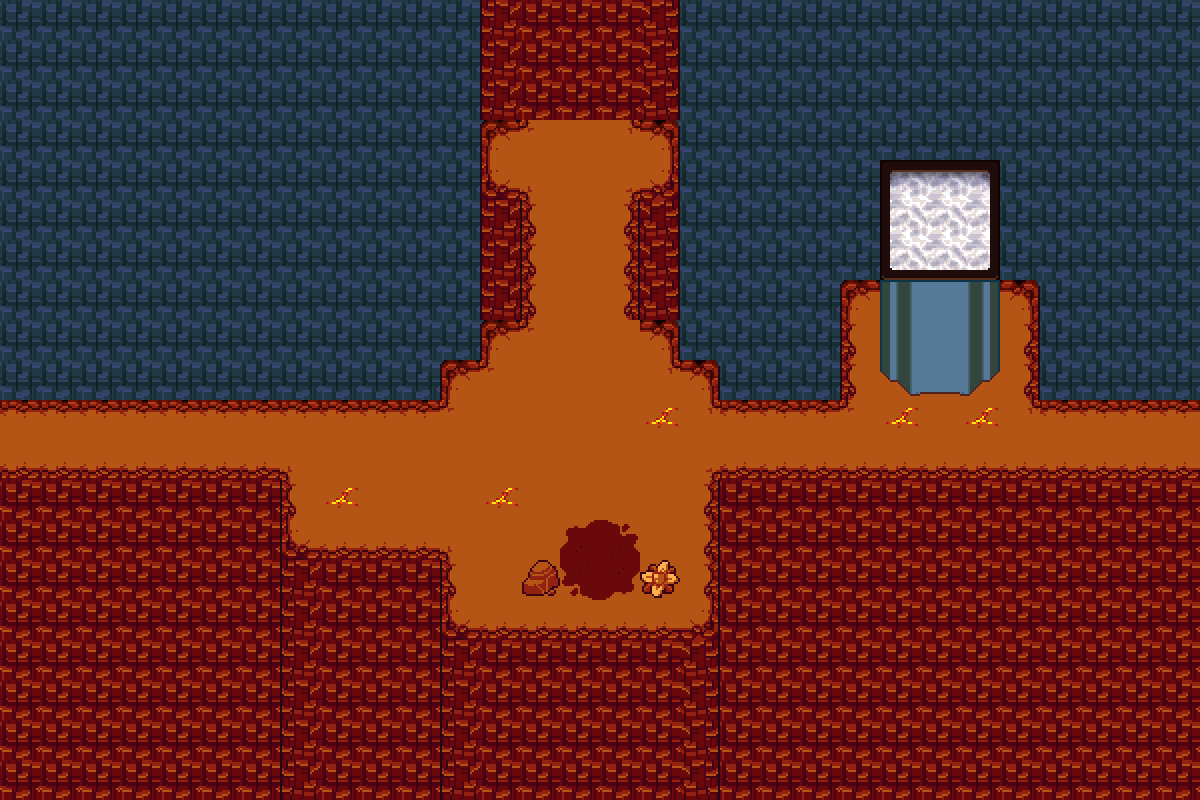

A 2D game scene composited from a Tiled map and its tileset images. What follows is a short description and the map's XML, with each tile layer's data collapsed to a summary:
An orthogonal 30x20 tile map with 40x40 px tiles, 3 tile layers (bg, Tile Layer 1, decals) and 27 objects (2x forcefield, elevatordoor, savepoint, transition, spawn, ...).

<map version="1.8" tiledversion="1.8.6" orientation="orthogonal" renderorder="right-down" width="30" height="20" tilewidth="40" tileheight="40" infinite="0" nextlayerid="10" nextobjectid="63">
 <editorsettings>
  <export target="fire_hub.lua" format="lua" />
 </editorsettings>
 <properties>
  <property name="border" value="fire" />
  <property name="music" value="mus_anothermedium" />
  <property name="name" value="Hotland - ???" />
 </properties>
 <tileset firstgid="1" source="../tilesets/bg_firetiles.tsx" />
 <layer id="6" name="bg" width="30" height="20">
  <data>[600 cells, 600 non-empty, 1 distinct tile ids]</data>
 </layer>
 <layer id="1" name="Tile Layer 1" width="30" height="20">
  <data>[600 cells, 367 non-empty, 19 distinct tile ids]</data>
 </layer>
 <layer id="7" name="decals" width="30" height="20">
  <data>[600 cells, 23 non-empty, 21 distinct tile ids]</data>
 </layer>
 <objectgroup color="#0000ff" id="2" name="collision">
  <object id="15" x="720" y="480" width="480" height="40" />
  <object id="16" x="720" y="520" width="40" height="120" />
  <object id="17" x="440" y="640" width="280" height="40" />
  <object id="25" x="720" y="360" width="480" height="40" />
  <object id="26" x="520" y="560" width="40" height="40" />
  <object id="28" x="640" y="200" width="40" height="120" />
  <object id="30" x="0" y="360" width="440" height="40" />
  <object id="31" x="0" y="480" width="280" height="40" />
  <object id="32" x="440" y="320" width="40" height="40" />
  <object id="34" x="680" y="320" width="40" height="40" />
  <object id="35" x="240" y="520" width="40" height="40" />
  <object id="36" x="280" y="560" width="160" height="40" />
  <object id="37" x="400" y="600" width="40" height="40" />
  <object id="46" x="480" y="0" width="40" height="120" />
  <object id="47" x="640" y="0" width="40" height="120" />
  <object id="51" x="620" y="80" width="20" height="40" />
  <object id="52" x="520" y="80" width="20" height="40" />
  <object id="53" x="680" y="120" width="40" height="80" />
  <object id="54" x="440" y="120" width="40" height="80" />
  <object id="59" x="480" y="200" width="40" height="120" />
 </objectgroup>
 <objectgroup color="#ffff00" id="9" name="objects_elevator">
  <object id="42" name="elevatordoor" x="520" y="80" width="120" height="40" />
 </objectgroup>
 <objectgroup color="#aa0000" id="8" name="objects_vents" />
 <objectgroup id="5" name="battleareas" />
 <objectgroup color="#ff00ff" id="4" name="objects">
  <object id="13" name="savepoint" x="600" y="560">
   <properties>
    <property name="text1">* Imagine this is some well-written dialogue for me.[wait:1s]
Thanks in advance.</property>
   </properties>
   <point />
  </object>
  <object id="14" name="forcefield" x="1040" y="360" width="40" height="160" />
  <object id="55" name="forcefield" x="120" y="360" width="40" height="160" />
  <object id="60" name="transition" x="560" y="80" width="40" height="30">
   <properties>
    <property name="map" value="elevator" />
    <property name="marker" value="entry" />
   </properties>
  </object>
 </objectgroup>
 <objectgroup color="#7f00ff" id="3" name="markers">
  <object id="12" name="spawn" x="600" y="520">
   <point />
  </object>
  <object id="43" name="entry_elevator" x="580" y="160">
   <point />
  </object>
 </objectgroup>
</map>
